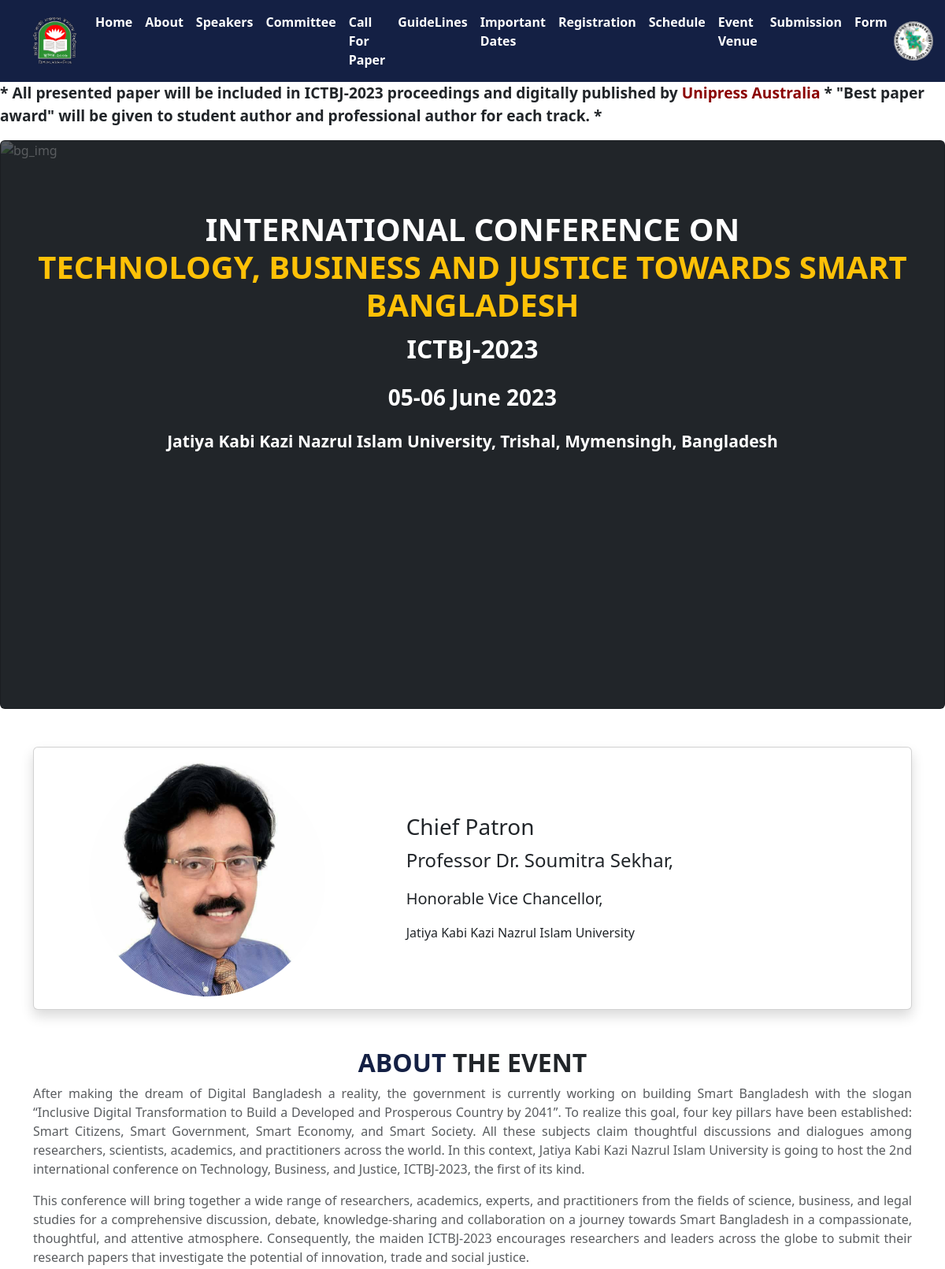
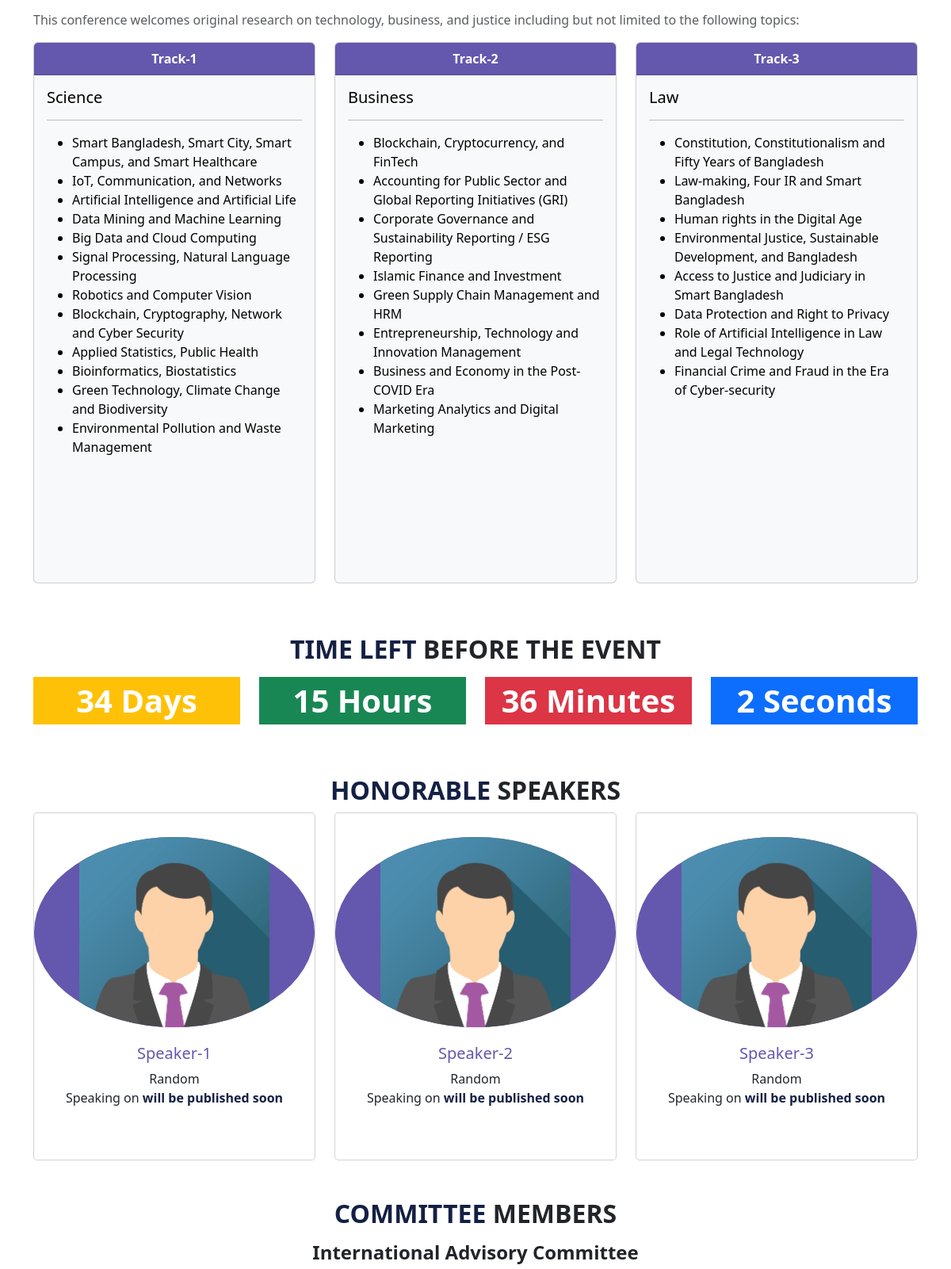
The page / (upper part) on the database its author committed (2 pictures, top to bottom).
### tables this page shows
CREATE TABLE `news_scroller` (
  `id` int(11) NOT NULL,
  `title` varchar(255) NOT NULL,
  `details` longtext NOT NULL,
  `created_at` timestamp NOT NULL DEFAULT current_timestamp() ON UPDATE current_timestamp()
);

CREATE TABLE `speakers` (
  `speaker_id` int(11) NOT NULL,
  `speaker_image` varchar(50) NOT NULL,
  `speaker_name` varchar(50) NOT NULL,
  `speaker_email` varchar(50) NOT NULL,
  `speaker_contact` varchar(50) NOT NULL,
  `speaker_password` varchar(50) NOT NULL,
  `speaker_country` varchar(100) NOT NULL,
  `speaker_university` varchar(50) NOT NULL,
  `speaker_topic` varchar(50) NOT NULL,
  `speaker_status` enum('0','1') NOT NULL DEFAULT '0',
  `verification_code` varchar(100) NOT NULL
);

### committee.php (the view, shortened to what this page needs)
<h2 class="text-uppercase fw-bold text-center" data-aos="fade-up"><span class="secondary_color">Committee </span>Members</h2>
<div class="container-fluid mt-3" data-aos="fade-up-right" style="min-height: 100vh;">
    <?php
    $select_from_new_paper = "SELECT * FROM `committee` ";
    $run_select_from_new_paper = mysqli_query($conn, $select_from_new_paper);
    if (mysqli_num_rows($run_select_from_new_paper) > 0) {
    ?>
        <h4 class="fw-bold text-center" data-aos="fade-up">International Advisory Committee</h4>
        <div class="row row-cols-1 row-cols-md-4 g-4 d-flex justify-content-center">
            <?php
    }
            ?>
        </div>
</div>

### news_scroller.php
<marquee direction="left" height="30px" style="font-size: 1.2em;" width="100%">
    <?php
    $select_from_new_paper = "SELECT * FROM `news_scroller` ";
    $run_select_from_new_paper = mysqli_query($conn, $select_from_new_paper);
    if (mysqli_num_rows($run_select_from_new_paper) > 0) {
        $row = mysqli_fetch_assoc($run_select_from_new_paper);
        extract($row);
    ?>
        <?php echo $details ?>
    <?php
    }
    ?>
</marquee>

### speakers.php (shortened to what this page needs)
<h2 class="text-uppercase fw-bold text-center" data-aos="fade-up"><span class="secondary_color">Honorable </span>Speakers</h2>
<div class="container" data-aos="fade-up-right">
    <?php
    $select_from_new_paper = "SELECT * FROM `speakers` ";
    $run_select_from_new_paper = mysqli_query($conn, $select_from_new_paper);
    if (mysqli_num_rows($run_select_from_new_paper) > 0) {
    ?>
        <div class="row row-cols-1 row-cols-md-4 g-4 d-flex justify-content-center">
            <?php
            while ($row = mysqli_fetch_assoc($run_select_from_new_paper)) {
                extract($row);
            ?>
                <div class="col-md-4">
                    <div class="card speaker_hover our-team">
                        <div class="picture">
                            <img src="Images/speaker_images/<?php echo $speaker_image ?>" class="card-img-top" alt="..." style="height:30vh; object-fit:contain;">
                        </div>
                        <div class="card-body">
                            <h5 class="card-title primary_color"><?php echo $speaker_name ?></h5>
                            <p class="card-text"><?php echo $speaker_university ?><br />
                                Speaking on <b class="secondary_color"><?php echo $speaker_topic ?></b></p>
                        </div>
                    </div>
                </div>
            <?php
            }
            ?>
        </div>
    <?php
    }
    ?>
</div>

### style.css (style rules this page uses)
* { margin: 0; padding: 0; box-sizing: border-box; }
:root { --main-bg: rgb(238, 238, 238); --stage-time-bg: rgba(217, 217, 217); --blue-slot-bg: rgba(52, 129, 174, 0.3); --blue-slot-text: rgba(52, 129, 174, 1); --green-slot-bg: rgba(49, 223, 118, 0.42); --green-slot-text: rgba(40, 188, 99, 1); --red-slot-bg: rgba(223, 49, 49, 0.28); --red-slot-text: rgba(223, 49, 49, 0.75); --yellow-slot-bg: rgba(255, 230, 0, 0.3); --yellow-slot-text: rgb(229, 168, 46); --break-bg: rgba(83, 83, 83); --break-text: rgba(38, 38, 38, 1); --break-time-highlight: rgba(255, 110, 5, 0.5); }
.primary_color { color: #6457ae; }
.secondary_color { color: #142044; }
.our-team { padding: 30px 0 50px; background-color: #fff; text-align: center; overflow: hidden; position: relative; border-radius: 5px; }
.our-team .picture { display: inline-block; margin-bottom: 5px; z-index: 1; position: relative; }
.our-team .picture::before { content: ""; width: 100%; height: 0; border-radius: 50%; background-color: #142044; position: absolute; bottom: 135%; right: 0; left: 0; opacity: 0.9; transform: scale(3); transition: all 0.5s linear 0s; }
.our-team .picture::after { content: ""; width: 100%; height: 100%; border-radius: 50%; background-color: #6457ae; position: absolute; top: 0; left: 0; z-index: -1; }
.our-team .picture img { width: 100%; height: auto; border-radius: 50%; transform: scale(1); transition: all 0.9s ease 0s; }

### rows shown on the page
news_scroller: details "* All presented paper will be included in ICTBJ-2023 proceedings and digitally published by Unipress Australia * \"Best paper award\" will be given to student author and professional author for each track. *"
speakers: speaker_image (picture), speaker_name "Speaker-1", speaker_university "Random", speaker_topic "will be published soon"
speakers: speaker_image (picture), speaker_name "Speaker-2", speaker_university "Random", speaker_topic "will be published soon"
speakers: speaker_image (picture), speaker_name "Speaker-3", speaker_university "Random", speaker_topic "will be published soon"
